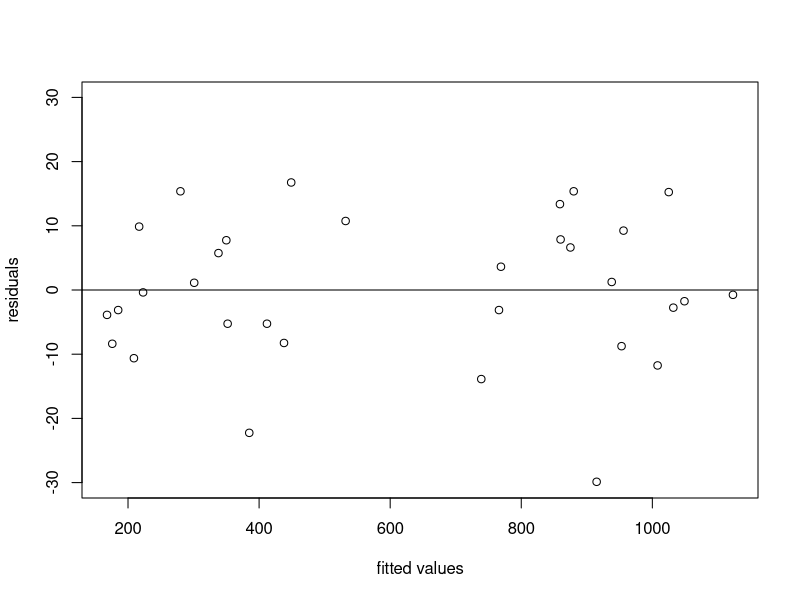
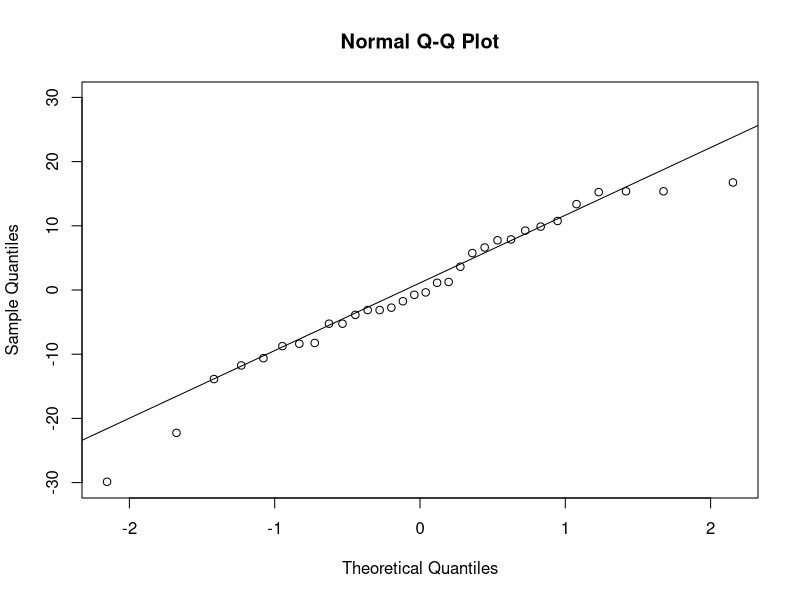
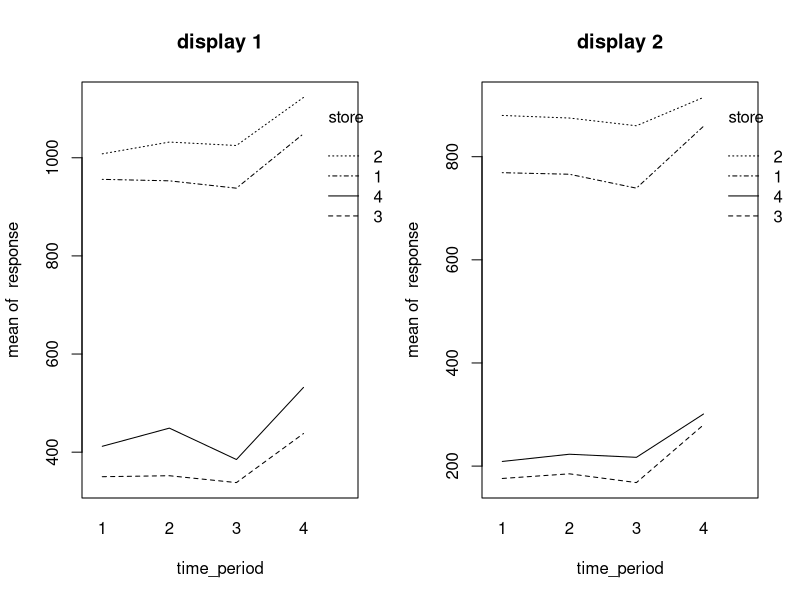
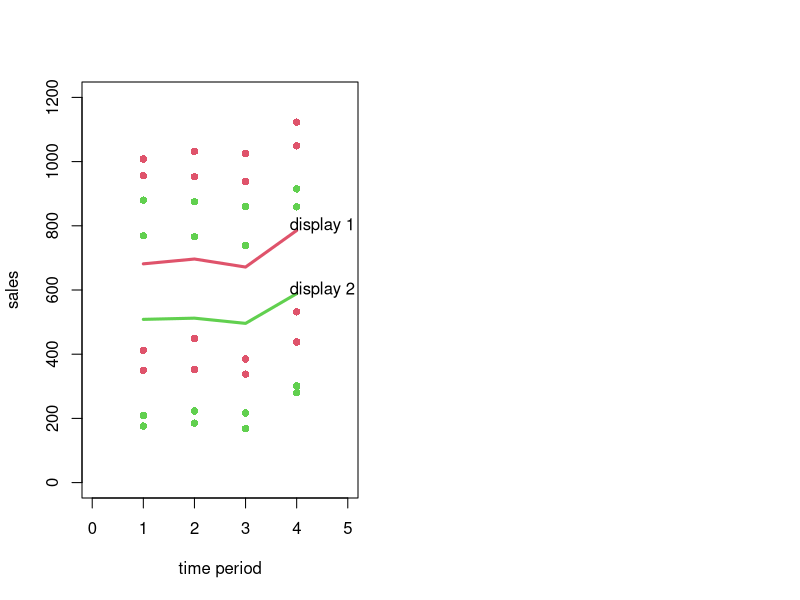

These figures' R source, in order:
## ---- chunk 1
library(plyr)
## ---- chunk 2
dt <- read.table("./data/CH27PR13.txt", 
                col.names =  c("response", "store", "display", "time_period"))
dt$store = as.factor(dt$store)
dt$display = as.factor(dt$display)
dt$time_period = as.factor(dt$time_period)
## ---- chunk 3

fit = aov(response~display * time_period + Error(store/(display)), dt)
residuals = proj(fit)[[4]][, "Residuals"]
residuals = data.frame(id=dt$display, res=residuals)
residuals = arrange(residuals, id)
residuals = matrix(residuals$res, 8, 4, byrow=T)
colnames(residuals) =  c("k=1", "k=2", "k=3", "k=4")
rownames(residuals) = paste("i", c(1:4, 1:4), sep="=")
residuals
## ---- chunk 4
plot(proj(fit)[[4]][, "Residuals"]~dt$response-proj(fit)[[4]][, "Residuals"], 
     xlab="fitted values", ylab="residuals", ylim=c(-30, 30))
abline(h=0)
## ---- chunk 5
qqplotData = qqnorm(proj(fit)[[4]][, "Residuals"], plot.it = FALSE)
## ---- chunk 6
qqnorm(qqplotData$y, ylim=c(-30, 30))
qqline(qqplotData$y)
## ---- chunk 7
par(mfrow=c(1,2))
dat = subset(dt, display==1)
store = dat$store
time_period = dat$time_period
response = dat$response
interaction.plot(time_period, store, response, main="display 1")

dat = subset(dt, display==2)
store = dat$store
time_period = dat$time_period
response = dat$response
interaction.plot(time_period, store, response, main="display 2")
## ---- chunk 8
S_display = summary(fit)[[1]][[1]][1,] + summary(fit)[[2]][[1]][2,]
S_display[1,3] = S_display[1,2]/S_display[1,1]
S_display[1,4] = S_display[1,3]/summary(fit)[[3]][[1]][3,3]
S_display[1,5] = 0
variance_table = rbind(summary(fit)[[2]][[1]][1,], S_display,  summary(fit)[[3]][[1]])
rownames(variance_table) = c("display", "S(display)", "time period", 
                             "display:time period", "Error")
variance_table
## ---- chunk 9
meanTime = ddply(dt, .(time_period, display), summarise, mean=mean(response))
dt <- read.table("./data/CH27PR13.txt", 
                col.names =  c("response", "store", "display", "time_period"))
plot(subset(dt, time_period==1&display==1)$time_period, subset(dt, time_period==1&display==1)$response, 
     xlim=c(0,5), ylim=c(0, 1200), xlab="time period", ylab = "sales", pch=16, col=2)
points(subset(dt, time_period==2&display==1)$time_period, subset(dt, time_period==2&display==1)$response, 
       xlim=c(0,5), ylim=c(0, 1200), xlab="time period", ylab = "sales", pch=16, col=2)
points(subset(dt, time_period==3&display==1)$time_period, subset(dt, time_period==3&display==1)$response, 
       xlim=c(0,5), ylim=c(0, 1200), xlab="time period", ylab = "sales", pch=16, col=2)
points(subset(dt, time_period==4&display==1)$time_period, subset(dt, time_period==4&display==1)$response, 
       xlim=c(0,5), ylim=c(0, 1200), xlab="time period", ylab = "sales", pch=16, col=2)

mean1 = subset(meanTime, display==1)
points(mean1$mean~mean1$time_period, type='l', col=2, lwd=3)
points(subset(dt, time_period==1&display==2)$time_period, subset(dt, time_period==1&display==2)$response, 
       xlim=c(0,5), ylim=c(0, 1200), xlab="time period", ylab = "sales", pch=16, col=3)
points(subset(dt, time_period==2&display==2)$time_period, subset(dt, time_period==2&display==2)$response, 
       xlim=c(0,5), ylim=c(0, 1200), xlab="time period", ylab = "sales", pch=16, col=3)
points(subset(dt, time_period==3&display==2)$time_period, subset(dt, time_period==3&display==2)$response, 
       xlim=c(0,5), ylim=c(0, 1200), xlab="time period", ylab = "sales", pch=16, col=3)
points(subset(dt, time_period==4&display==2)$time_period, subset(dt, time_period==4&display==2)$response, 
       xlim=c(0,5), ylim=c(0, 1200), xlab="time period", ylab = "sales", pch=16, col=3)

mean2 = subset(meanTime, display==2)
points(mean2$mean~mean2$time_period, type='l', col=3, lwd=3)
text(4.5, 800, 'display 1')
text(4.5, 600, 'display 2')
## ---- chunk 10
summary(fit)[[3]][1]
## ---- chunk 11
summary(fit)[[3]][[1]][2,]
## ---- chunk 12
summary(fit)[[3]][[1]][1,4, drop=FALSE]
## ---- chunk 13
L = ddply(dt, .(display), summarise, mu = mean(response))
L1 = L$mu[1] - L$mu[2]
L1

L = ddply(dt, .(time_period), summarise, mu = mean(response))
L2 = L$mu[1] - L$mu[2]
L2

L3 = L$mu[2] - L$mu[3]
L3

L4 = L$mu[3] - L$mu[4]
L4
